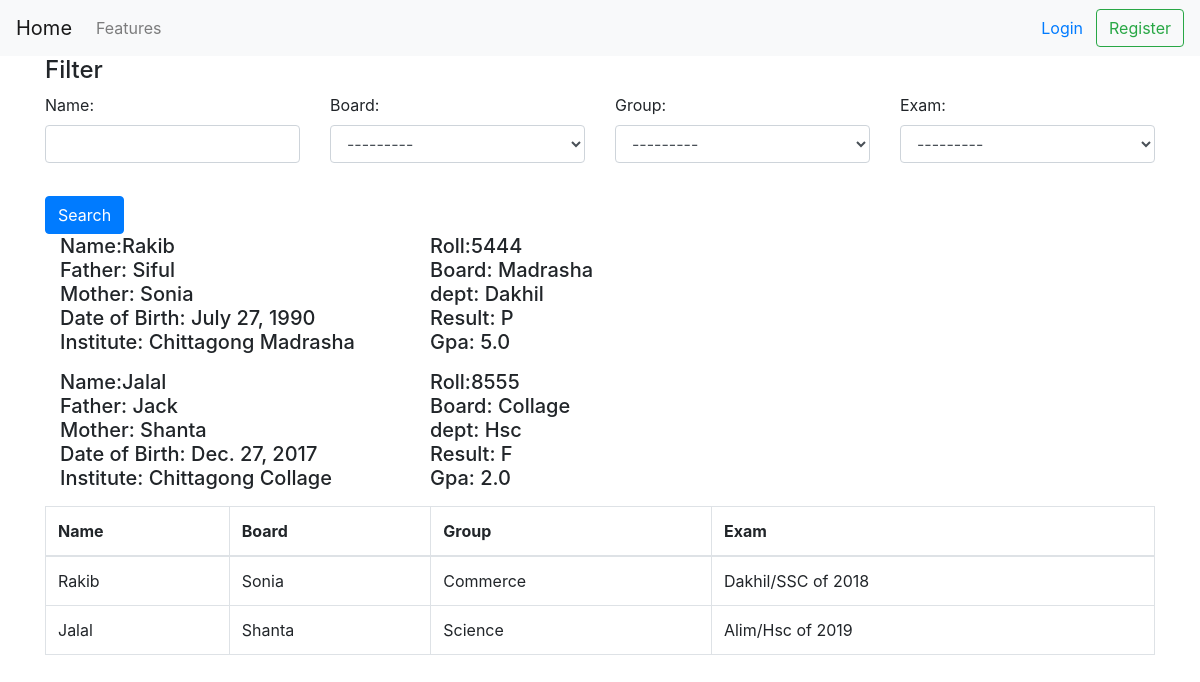
The page / on the database its author committed.
### results/models.py (models this page shows, shortened)
class StudentInfo(models.Model):
    user = models.OneToOneField(settings.AUTH_USER_MODEL,
                on_delete=models.CASCADE)
    name = models.CharField(max_length=45)
    img = models.ImageField(blank=True)
    mother_name = models.CharField(max_length=45)
    father_name = models.CharField(max_length=45)
    date_of_birth = models.DateField()
    institute = models.ForeignKey('School', on_delete=models.CASCADE, blank=True, null=True)
    board = models.ForeignKey('Board', on_delete=models.SET_NULL, blank=True, null=True)
    roll = models.IntegerField()
    dept = models.ForeignKey(Course, on_delete=models.SET_NULL, blank=True, null=True)
    group = models.CharField(choices=GROUP_CHOICES, max_length=1)
    exam = models.ForeignKey('Exam', on_delete=models.SET_NULL, blank=True, null=True)
    result = models.CharField(choices=RESULT_CHOICES, max_length=6, blank=True)
    gpa = models.FloatField(null=True, blank=True)

class School(models.Model):
    user = models.OneToOneField(settings.AUTH_USER_MODEL,
                on_delete=models.CASCADE)
    name = models.CharField(max_length=250)
    address = models.TextField()
    board = models.ForeignKey('Board', on_delete=models.SET_NULL, blank=True, null=True)
    def __str__(self):
        return self.name

class Board(models.Model):
    name = models.CharField(max_length=50)
    def __str__(self):
        return self.name
    class Meta:
        db_table = ''
        managed = True
        verbose_name = 'Board'
        verbose_name_plural = 'Boards'

class Course(models.Model):
    subjects_of_class = models.ForeignKey(Subjects_of_class, on_delete=models.SET_NULL, blank=True, null=True)
    def __str__(self):
        return (f'{self.subjects_of_class}')

class Subjects_of_class(models.Model):
    name = models.CharField(max_length=100)
    sub1 = models.CharField(max_length=50)
    sub2 = models.CharField(max_length=50)
    sub3 = models.CharField(max_length=50)
    sub4 = models.CharField(max_length=50)
    def __str__(self):
        return self.name

class Exam(models.Model):
    name = models.CharField(max_length=40)
    year = models.IntegerField(choices=YEARS)
    board = models.ForeignKey('Board', on_delete=models.SET_NULL, blank=True, null=True)
    def __str__(self):
        return (f"{self.name} of {self.year}")

### results/views.py (the view)
# urls.py: path('',views.Search.as_view(), name='search')
class Search(generic.ListView):
    template_name = 'checker.html'
    model = StudentInfo
    def get_context_data(self, *args, **kwargs):
        context = super().get_context_data(**kwargs)
        user_list = StudentInfo.objects.all()
        user_filter = UserFilter(self.request.GET, queryset=user_list)
        context = {
            'filter': user_filter
        }
        return context

### results/templates/checker.html (shortened to what this page needs)
{% extends "base.html" %}
{% load widget_tweaks %}
{% block content %}
  <form method="get">
    <div class="well">
      <h4 style="margin-top: 0">Filter</h4>
      <div class="row">
        <div class="form-group col-sm-4 col-md-3">
          {{ filter.form.name.label_tag }}
          {% render_field filter.form.name class="form-control" %}
        </div>
        <div class="form-group col-sm-4 col-md-3">
          {{ filter.form.board.label_tag }}
          {% render_field filter.form.board class="form-control" %}
        </div>
        <div class="form-group col-sm-4 col-md-3">
          {{ filter.form.group.label_tag }}
          {% render_field filter.form.group class="form-control" %}
        </div>
        <div class="form-group col-sm-4 col-md-3">
          {{ filter.form.exam.label_tag }}
          {% render_field filter.form.exam class="form-control" %}
        </div>
        <div class="form-group col-sm-8 col-md-6">
        </div>
      </div>
      <button type="submit" class="btn btn-primary">
         Search
      </button>
    </div>
  </form>
  <table class="table table-bordered">
    <thead>
      <tr>
        <th>Name</th>
        <th>Board</th>
        <th>Group</th>
        <th>Exam</th>
      </tr>
    </thead>
    <tbody>
      {% for user in filter.qs %}
<div class="container">
  <div class="row">
    <div class="col-md-4">
      <h5>
      <p>
        Name:{{ user.name }} <br>
        Father: {{ user.father_name }} <br>
        Mother: {{ user.mother_name }} <br>
        Date of Birth: {{ user.date_of_birth }} <br>
        Institute: {{ user.institute }} <br>
       </p>
      </h5>
    </div>
    <div class="col-md-4">
<h5>
      <p>
        Roll:{{ user.roll }} <br>
        Board: {{ user.board }} <br>
        dept: {{ user.dept }} <br>
        Result: {{ user.get_result_display }} <br>
        Gpa: {{ user.gpa }} <br>
      </p>
  </h5>
    </div>
</div>
        <tr>
          <td>{{ user.name }}</td>
          <td>{{ user.mother_name  }}</td>
          <td>{{ user.get_group_display }}</td>
          <td>{{ user.exam }}</td>
        </tr>
      {% empty %}
        <tr>
          <td colspan="5">No data</td>
        </tr>
      {% endfor %}
    </tbody>
  </table>
{% endblock %}

### templates/base.html (shortened to what this page needs)
<!doctype html>
<html lang="en">
  <head>
    <link rel="stylesheet" href="https://maxcdn.bootstrapcdn.com/bootstrap/4.0.0/css/bootstrap.min.css">
    <nav class="navbar navbar-expand-lg navbar-light bg-light">
        <a class="navbar-brand" href="#">Home</a>
        <div id="navbarNavDropdown" class="navbar-collapse collapse">
            <ul class="navbar-nav mr-auto">
                <li class="nav-item">
                    <a class="nav-link" href="#">Features</a>
                </li>
            </ul>
            <ul class="navbar-nav">
              {% if request.user.is_authenticated %}
                <li class="nav-item">
                    <a  class="btn btn-outline-primary" href="{% url 'account_logout' %}">Logout</a>
                </li>
              {% else %}
                <li class="nav-item">
                    <a class="btn btn-group" href="{% url 'account_login' %}">Login</a>
                </li>
                <li class="nav-item">
                    <a  class="btn btn-outline-success" href="{% url 'account_signup' %}">Register</a>
                </li>
                {% endif %}
            </ul>
        </div>
    </nav>
  </head>
  <body>
    <div class="container">
              {% block content %}
              {% endblock content %}
  </div>
  </body>
</html>

### rows shown on the page
StudentInfo: name "Rakib", father_name "Siful", mother_name "Sonia", date_of_birth "July 27, 1990", institute "Chittagong Madrasha", roll "5444", board "Madrasha", dept "Dakhil", result "P", gpa "5.0", group "Commerce", exam "Dakhil/SSC of 2018"
StudentInfo: name "Jalal", father_name "Jack", mother_name "Shanta", date_of_birth "Dec. 27, 2017", institute "Chittagong Collage", roll "8555", board "Collage", dept "Hsc", result "F", gpa "2.0", group "Science", exam "Alim/Hsc of 2019"

### other values the page prints
{{ filter.form.name.label_tag }} "Name:"
{{ filter.form.board.label_tag }} "Board:"
{{ filter.form.group.label_tag }} "Group:"
{{ filter.form.exam.label_tag }} "Exam:"
